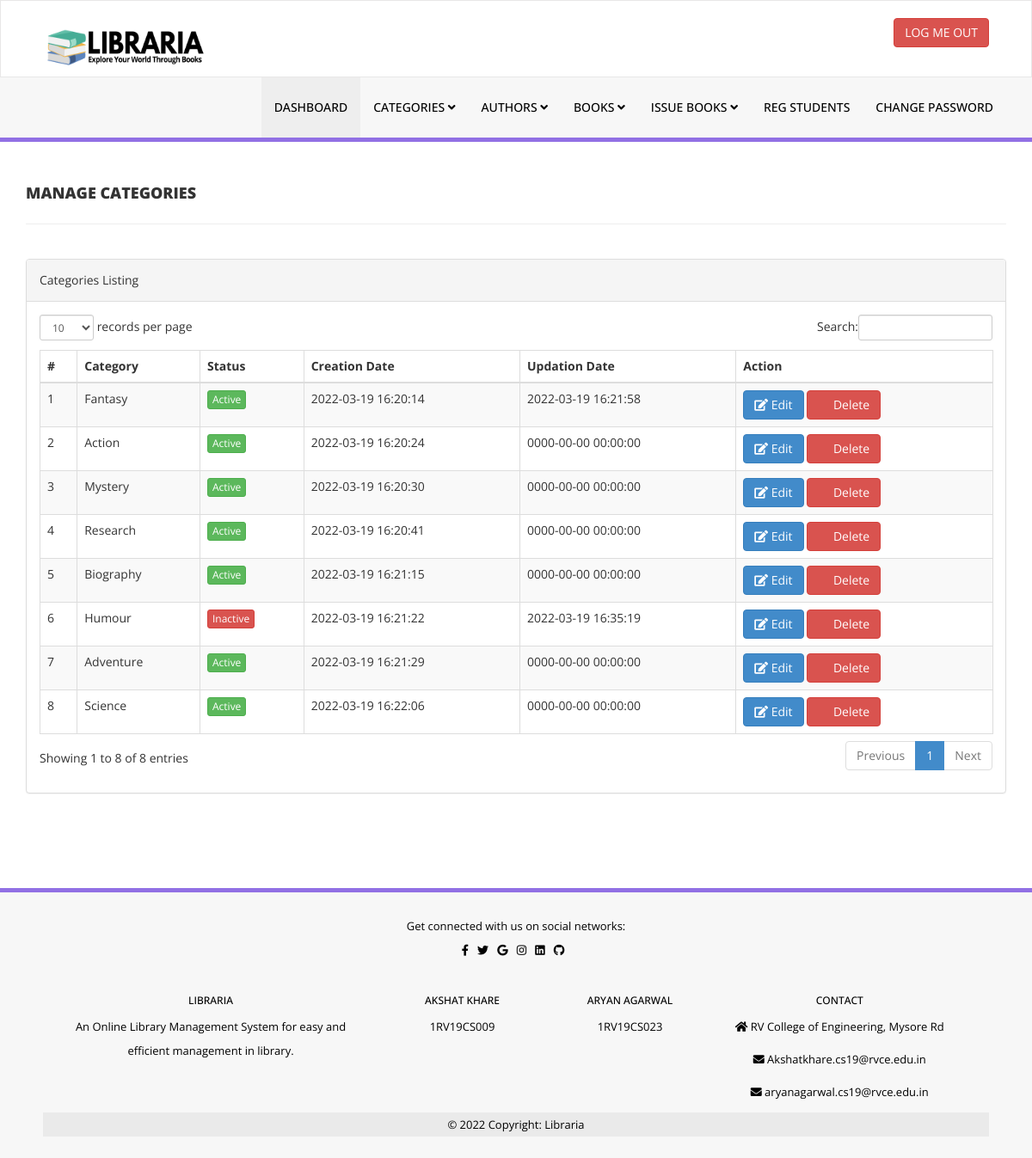
Page /library/admin/manage-categories.php (signed in) on the committed database.
### tables this page shows
CREATE TABLE `tblcategory` (
  `id` int(11) NOT NULL,
  `CategoryName` varchar(150) DEFAULT NULL,
  `Status` int(1) DEFAULT NULL,
  `CreationDate` timestamp NULL DEFAULT current_timestamp(),
  `UpdationDate` timestamp NULL DEFAULT '0000-00-00 00:00:00' ON UPDATE current_timestamp()
);

### library/admin/manage-categories.php (the view, shortened to what this page needs)
<?php
include('includes/config.php');
if(strlen($_SESSION['alogin'])==0)
    {
header('location:index.php');
}
else{
    ?>
<!DOCTYPE html>
<html xmlns="http://www.w3.org/1999/xhtml">
<head>
    <link href="assets/css/bootstrap.css" rel="stylesheet" />
    <link href="assets/css/font-awesome.css" rel="stylesheet" />
    <link href="assets/js/dataTables/dataTables.bootstrap.css" rel="stylesheet" />
    <link href="assets/css/style.css" rel="stylesheet" />
</head>
<body>
<?php include('includes/header.php');?>
    <div class="content-wrapper">
         <div class="container">
        <div class="row pad-botm">
            <div class="col-md-12">
                <h4 class="header-line">Manage Categories</h4>
    </div>
     <div class="row">
</div>
        </div>
            <div class="row">
                <div class="col-md-12">
                    <div class="panel panel-default">
                        <div class="panel-heading">
                           Categories Listing
                        </div>
                        <div class="panel-body">
                            <div class="table-responsive">
                                <table class="table table-striped table-bordered table-hover" id="dataTables-example">
                                    <thead>
                                        <tr>
                                            <th>#</th>
                                            <th>Category</th>
                                            <th>Status</th>
                                            <th>Creation Date</th>
                                            <th>Updation Date</th>
                                            <th>Action</th>
                                        </tr>
                                    </thead>
                                    <tbody>
<?php $sql = "SELECT * from  tblcategory";
$query = $dbh -> prepare($sql);
$query->execute();
$results=$query->fetchAll(PDO::FETCH_OBJ);
$cnt=1;
if($query->rowCount() > 0)
{
foreach($results as $result)
{               ?>
                                        <tr class="odd gradeX">
                                            <td class="center"><?php echo htmlentities($cnt);?></td>
                                            <td class="center"><?php echo htmlentities($result->CategoryName);?></td>
                                            <td class="center"><?php if($result->Status==1) {?>
                                            <a href="#" class="btn btn-success btn-xs">Active</a>
                                            <?php } else {?>
                                            <a href="#" class="btn btn-danger btn-xs">Inactive</a>
                                            <?php } ?></td>
                                            <td class="center"><?php echo htmlentities($result->CreationDate);?></td>
                                            <td class="center"><?php echo htmlentities($result->UpdationDate);?></td>
                                            <td class="center">
                                            <a href="edit-category.php?catid=<?php echo htmlentities($result->id);?>"><button class="btn btn-primary"><i class="fa fa-edit "></i> Edit</button>
                                          <a href="manage-categories.php?del=<?php echo htmlentities($result->id);?>" onclick="return confirm('Are you sure you want to delete?');"" >  <button class="btn btn-danger"><i class="fa fa-pencil"></i> Delete</button>
                                            </td>
                                        </tr>
 <?php $cnt=$cnt+1;}} ?>
                                    </tbody>
                                </table>
                            </div>
                        </div>
                    </div>
                </div>
            </div>
    </div>
    </div>
  <?php include('includes/footer.php');?>
</body>
</html>
<?php } ?>

### library/admin/includes/header.php (shortened to what this page needs)
<div class="navbar navbar-inverse set-radius-zero" >
        <div class="container">
            <div class="navbar-header">
                <a class="navbar-brand">
                    <img src="assets/img/Library.png" style="width:260px; height:70px;"  />
                </a>
            </div>
            <div class="right-div">
                <a href="logout.php" class="btn btn-danger pull-right">LOG ME OUT</a>
            </div>
        </div>
    </div>
    <section class="menu-section">
        <div class="container">
            <div class="row ">
                <div class="col-md-12">
                    <div class="navbar-collapse collapse ">
                        <ul id="menu-top" class="nav navbar-nav navbar-right">
                            <li><a href="dashboard.php" class="menu-top-active">DASHBOARD</a></li>
                            <li>
                                <a href="#" class="dropdown-toggle" id="ddlmenuItem" data-toggle="dropdown"> Categories <i class="fa fa-angle-down"></i></a>
                            </li>
                            <li>
                                <a href="#" class="dropdown-toggle" id="ddlmenuItem" data-toggle="dropdown"> Authors <i class="fa fa-angle-down"></i></a>
                            </li>
 <li>
                                <a href="#" class="dropdown-toggle" id="ddlmenuItem" data-toggle="dropdown"> Books <i class="fa fa-angle-down"></i></a>
                            </li>
                           <li>
                                <a href="#" class="dropdown-toggle" id="ddlmenuItem" data-toggle="dropdown"> Issue Books <i class="fa fa-angle-down"></i></a>
                            </li>
                             <li><a href="reg-students.php">Reg Students</a></li>
  <li><a href="change-password.php">Change Password</a></li>
                        </ul>
                    </div>
                </div>
            </div>
        </div>
    </section>

### library/admin/includes/footer.php (shortened to what this page needs)
<link rel="stylesheet" href="https://pro.fontawesome.com/releases/v5.10.0/css/all.css"
 />
<section class="footer-section">
    <div >
        <footer class="text-center text-lg-start bg-light">
            <section class="d-flex justify-content-center justify-content-lg-between p-4 border-bottom">
                <div class="me-5 d-none d-lg-block">
                    <span>Get connected with us on social networks:</span>
                </div>
                <div class="mt-4">
                    <a href="" class="me-4 text-reset">
                        <i class="fab fa-facebook-f"></i> &nbsp;
                    </a>
                    <a href="" class="me-4 text-reset">
                        <i class="fab fa-twitter"></i> &nbsp;
                    </a>
                    <a href="" class="me-4 text-reset">
                        <i class="fab fa-google"></i> &nbsp;
                    </a>
                    <a href="" class="me-4 text-reset">
                        <i class="fab fa-instagram"></i> &nbsp;
                    </a>
                    <a href="" class="me-4 text-reset">
                        <i class="fab fa-linkedin"></i> &nbsp;
                    </a>
                    <a href="" class="me-4 text-reset">
                        <i class="fab fa-github"></i> &nbsp;
                    </a>
                </div>
                <br>
            </section>
            <section class="">
                <div class="container text-center text-md-start mt-5">
                    <div class="row mt-3">
                        <div class="col-md-3 col-lg-4 col-xl-3 mx-auto mb-4">
                            <h6 class="text-uppercase fw-bold mb-4">
                                Libraria
                            </h6>
                            <p>
                                An Online Library Management System for easy and efficient management in library.
                            </p>
                        </div>
                        <div class="col-md-2 col-lg-2 col-xl-2 mx-auto mb-4">
                            <h6 class="text-uppercase fw-bold mb-4" style="color:#000;">
                                Akshat Khare
                            </h6>
                            <p>
                                <a href="#!" class="text-muted">1RV19CS009</a>
                            </p>
                        </div>
                        <div class="col-md-3 col-lg-2 col-xl-2 mx-auto mb-4">
                            <h6 class="text-uppercase fw-bold mb-4" style="color:#000;">
                                Aryan Agarwal
                            </h6>
                            <p>
                                <a href="#!" class="">1RV19CS023</a>
                            </p>
                        </div>
                        <div class="col-md-4 col-lg-3 col-xl-3 mx-auto mb-md-0 mb-4">
                            <h6 class="text-uppercase fw-bold mb-4">
                                Contact
                            </h6>
                            <p><i class="fas fa-home me-3"></i> RV College of Engineering, Mysore Rd</p>
                            <p>
                                <i class="fas fa-envelope me-3"></i>
                                Akshatkhare.cs19@rvce.edu.in
                            </p>
                            <p>
                                <i class="fas fa-envelope me-3"></i>
                                aryanagarwal.cs19@rvce.edu.in
                            </p>
                        </div>
                    </div>
                </div>
            </section>
            <div class="text-center p-4" style="background-color: rgba(0, 0, 0, 0.05);">
                © 2022 Copyright:
                <a class="text-reset fw-bold" href="https://mdbootstrap.com/">Libraria</a>
            </div>
        </footer>
    </div>
</section>

### library/admin/assets/css/style.css (style rules this page uses)
.set-radius-zero { border-radius:0px; -moz-border-radius:0px; -webkit-border-radius:0px; }
.content-wrapper { margin-top: 40px; min-height:800px; padding-bottom:90px; }
.header-line { font-weight:900; padding-bottom:25px; border-bottom:1px solid #eeeeee; text-transform:uppercase; }
.pad-botm { padding-bottom:30px; }
.right-div { float: right; padding: 20px; }
#menu-top a { color:#000; text-decoration:none; font-weight:500; padding: 25px 15px 25px 15px; text-transform:uppercase; }
.menu-section { background-color: #f7f7f7; border-bottom:5px solid #9170E4; width:100% }
.menu-top-active { background-color:#eeeeee; }
.navbar-inverse { background-color: #FFF; border-color: rgba(155, 153, 153, 0.23); }
.navbar { min-height: 90px; margin-bottom: 0px; }
.footer-section { padding:25px 50px 25px 50px; color:#000; font-size:13px; background-color: #f7f7f7; text-align:right; border-top:5px solid #9170E4; }
.footer-section a, .footer-section a:hover { color:#000; }

### rows in the picture
tblcategory: CategoryName "Fantasy", Status "Active", CreationDate "2022-03-19 16:20:14", UpdationDate "2022-03-19 16:21:58"
tblcategory: CategoryName "Action", Status "Active", CreationDate "2022-03-19 16:20:24", UpdationDate "0000-00-00 00:00:00"
tblcategory: CategoryName "Mystery", Status "Active", CreationDate "2022-03-19 16:20:30", UpdationDate "0000-00-00 00:00:00"
tblcategory: CategoryName "Research", Status "Active", CreationDate "2022-03-19 16:20:41", UpdationDate "0000-00-00 00:00:00"
tblcategory: CategoryName "Biography", Status "Active", CreationDate "2022-03-19 16:21:15", UpdationDate "0000-00-00 00:00:00"
tblcategory: CategoryName "Humour", Status "Inactive", CreationDate "2022-03-19 16:21:22", UpdationDate "2022-03-19 16:35:19"
tblcategory: CategoryName "Adventure", Status "Active", CreationDate "2022-03-19 16:21:29", UpdationDate "0000-00-00 00:00:00"
tblcategory: CategoryName "Science", Status "Active", CreationDate "2022-03-19 16:22:06", UpdationDate "0000-00-00 00:00:00"
